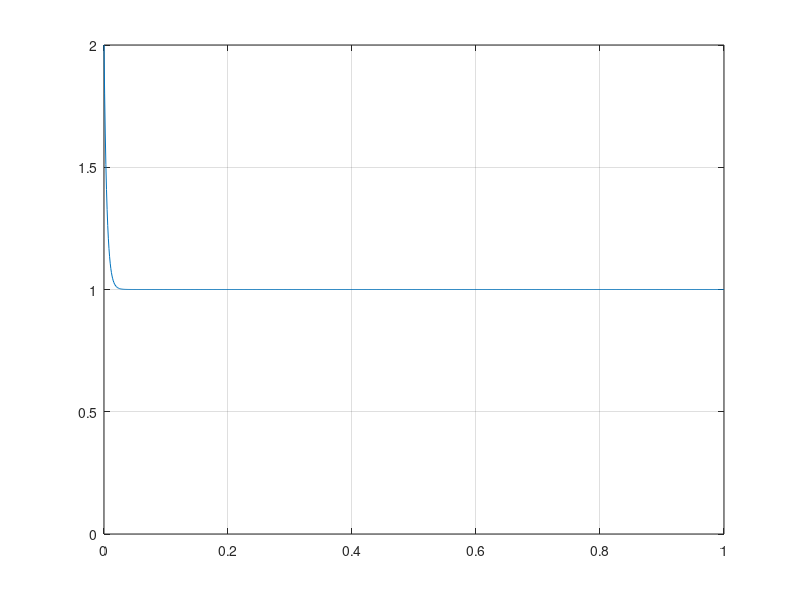

This chart was generated by the following MATLAB code:
clear;
T=1;
u(1)=2;
%%%
tau=0.001;
t=0:tau:T;
m=T/tau;
%%%
for k=1:m
    u(k+1)=u(k)*(1-200*tau)+200*tau;
end
plot(t,u)
axis([0 1 0 2])
grid on